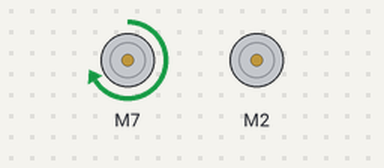
Bench run of a sketch on a simulated Arduino Uno, built with avr-gcc and run on an emulated ATmega328P. On the bench: 2 × DC motor (green arrow = forward, orange = backward, longer = faster).

Above: at 0.5 s.
At 2.5 s:
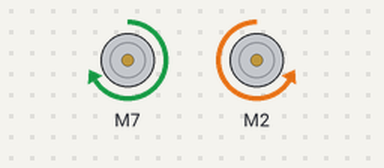
At 4.5 s:
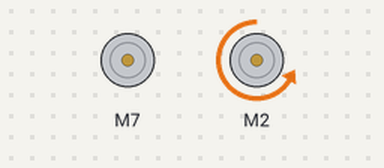
At 6.0 s:
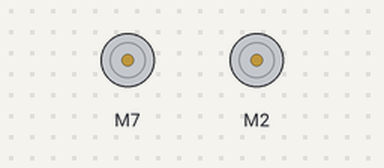
Timing chart, 0 to 9.1 s (numbered marks = the images above):
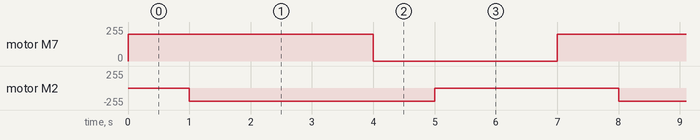

Measured:
- by itself, motor M7: alternates forward 200/255 for 4.0 s and stopped for 3.0 s
- by itself, motor M2: alternates backward 200/255 for 4.0 s and stopped for 3.0 s

The sketch:

MobotCode.ino
```cpp
/*
 * Code for MoBot Project
 * Fundamentals of Mechanical Engineering
 * 24-101
 *
 * by Sidney Nimako-Boateng
 */


//Library for motor
#include <SparkFun_TB6612.h>


//Pin assignment (Line follower)
const int rightSensor = A1; //GND on Left Side orientation
const int leftSensor = A2;
const int midSensor = A0;

//Line follower constants
const int lineLvl = 200;

//Pin assignment (Motor)
const int rightMotor1 = 2;
const int rightMotor2 = 4;
const int rightMotorVel = 5;

const int leftMotor1 = 7;
const int leftMotor2 = 8;
const int leftMotorVel = 6;

const int stdby = 9;

//Motor constants
//Compensates for physical orientation and motor spin direction
const int offsetL = 1;
const int offsetR = -1;

//Motor instatiation
Motor leftMotor = Motor(leftMotor1, leftMotor2, leftMotorVel, offsetL, stdby);
Motor rightMotor = Motor(rightMotor1, rightMotor2, rightMotorVel, offsetR, stdby);

//Physical variables
const float sensorOffset = 5;
const float radius = 5;
const float velocity = 200;
const int angle = 0;

//Pin assignment (Ultrasonic)
int triggerPin = 10;
int echoPin = 11;

//Ultrasonic variables
long duration;
int distance;


void setup() {
  pinMode(rightSensor, INPUT);
  pinMode(leftSensor, INPUT);
  pinMode(midSensor, INPUT);
  pinMode(triggerPin, OUTPUT);
  pinMode(echoPin, INPUT);
  //Clear the triggerPin
  digitalWrite(triggerPin, LOW);
  Serial.begin(9600);
}

void loop() {
  driveBot(200,200);
  delay(2000);
  driveBot(0,0);
  delay(1000);
}
/*
 * Ultrasonic demo
 * Place in loop
 */
void ultrasonicDemo() {
  delay(2);
  //Pin high for 10 useconds
  digitalWrite(triggerPin, HIGH);
  delay(10);
  digitalWrite(triggerPin, LOW);

  //Read return time
  duration = pulseIn(echoPin, HIGH);

  //Calculate distanse fromecho time
  distance = duration * 0.034/ 2.0;

  Serial.println(distance);
  delay(200);
}


/*
 * Motor Demo
 * Place in loop
 */
void motorDemo() {
  turn(0);
  delay(1000);
  leftMotor.brake();
  rightMotor.brake();
  delay(1000);
  turn(20);
  delay(1000);
  leftMotor.brake();
  rightMotor.brake();
  delay(1000);
  turn(-20);
  delay(1000);
  leftMotor.brake();
  rightMotor.brake();
  delay(1000);
}


/*
 * Line reading demo
 * Place in loop
 */
 void lineDemo() {
  readLine();
  delay(2000);
}

void readLineDemo() {
  float left = analogRead(leftSensor);
  float right = analogRead(rightSensor);
  float middle = analogRead(midSensor);
  float theta = 0;
  if (left <= lineLvl) {
    Serial.println("Left");
  } else if (right <= lineLvl) {
    Serial.println("Right");
  } else if (middle <= lineLvl){
    Serial.println("Center");
  } else {
    Serial.println("No Line");
  }
}

void readLine() {
  float left = analogRead(leftSensor);
  float right = analogRead(rightSensor);
  float middle = analogRead(midSensor);
  float theta = 0;
  if (left <= lineLvl) {
    theta = 1;
  } else if (right <= lineLvl) {
    theta = 1;
  } else if (middle <= lineLvl){
    theta = 0;
  } else {
    Serial.println("No Line");
  }
  turn(theta);
}
/*
 * Turns the bot to the desired angle from the current
 * NOTE: Straightening requires a turn
 * param(theta): angle to turn to left or right
 * TODO: Consider remapping velocities to max and min on motors
 */
void turn(float theta) {
//  float t = sensorOffset/velocity;
//  Serial.println(t);
//  float w = theta/t;
//  Serial.println(theta);
  float leftWheelVelocity = velocity - theta;
  float rightWheelVelocity = velocity + theta;
  Serial.println(leftWheelVelocity);
  Serial.println(rightWheelVelocity);
//  if (leftWheelVelocity == rightWheelVelocity == 0) {
//    leftMotor.brake();
//    rightMotor.brake();
//  }
  driveBot(leftWheelVelocity, rightWheelVelocity);
}


/*
 * Writes the voltages necessary to drive the left and
 * right wheels at the desired velocity
 * param leftWheelVelocity, rightWheelvelocity
 */
void driveBot(float lVelocity, float rVelocity) {
    leftMotor.drive(lVelocity, 1000);
    rightMotor.drive(rVelocity, 1000);

}
```
